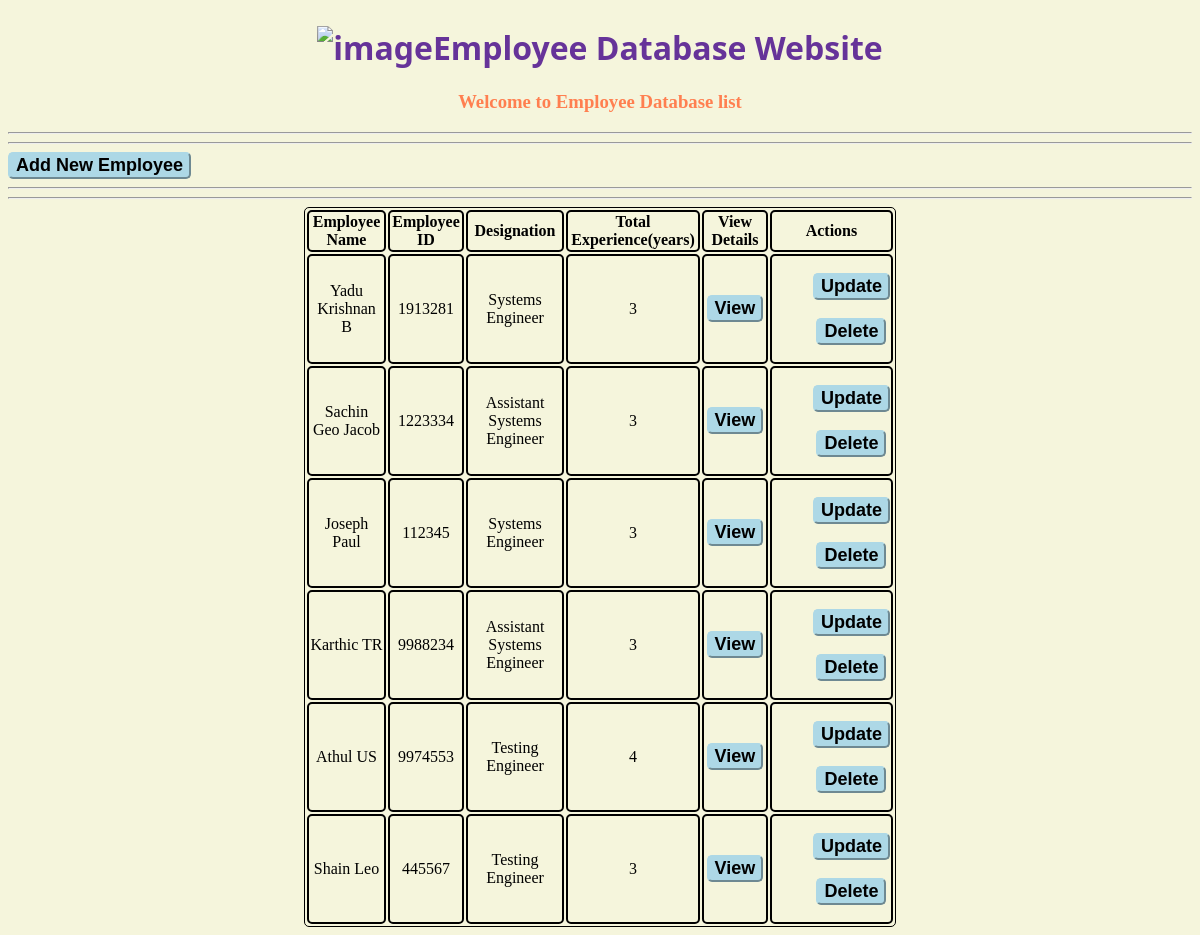
The page / on the database its author committed.
### EmployeeDbase/models.py (models this page shows, shortened)
class EmployeeDatabase(models.Model):
    name = models.CharField(max_length=25)
    employee_id = models.IntegerField()
    designation = models.CharField(max_length=50)
    department = models.CharField(max_length=50)
    salaryLPA = models.IntegerField()
    experience_tuple = (
        ('0',"Beginner"),
        ('1',"1 year"),
        ('2',"2 years"),
        ('3',"3 years"),
        ('4',"more than 3 years")
    )
    profile_img = models.ImageField(null=True, blank=True, default='employee_logo.jpg')
    total_experience = models.CharField(max_length=30,choices=experience_tuple,null=True)
    skillset = models.ManyToManyField('SkillSet')
    created_timestamp = models.DateTimeField(auto_now_add=True)
    id = models.UUIDField(default=uuid.uuid4, unique=True, primary_key=True, editable=False)

### EmployeeDbase/views.py (the view)
# urls.py: path('', views.callHomePage, name="Home"),
def callHomePage(request):
    return render(request, 'EmployeeDbase/Homepage.html',{'employee_datas':EmployeeDatabaseItem})

### EmployeeDbase/templates/EmployeeDbase/Homepage.html (shortened to what this page needs)
<!DOCTYPE html>
<html lang="en">
<head>
    {% load static %}
    <link rel="stylesheet" href="{% static 'styles/Homepage.css' %}">
</head>
<body>
    {% include 'mainnav.html' %}
    <h3 >Welcome to Employee Database list</h3>
    <hr>
    <hr>
    <a href="{% url 'add-employee' %}"><button>Add New Employee</button></a>
    <hr>
    <hr>
    <div style="text-align: center; margin: auto; width: 50%;">
        <table style="text-align: center; border: 1px solid black; border-radius: 5px;">
            <thead>
                <th>Employee Name</th>
                <th>Employee ID</th>
                <th>Designation</th>
                <th>Total Experience(years)</th>
                <th>View Details</th>
                <th>Actions</th>
            </thead>
            {% for employee in employee_datas %}
                <tr>
                    <td >{{employee.name}}</td>
                    <td>{{employee.employee_id}}</td>
                    <td>{{employee.designation}}</td>
                    <td>{{employee.total_experience}}</td>
                    <td><a href="{% url 'Employee' employee.name %}"><button>View</button></a></td>
                    <td><ul>
                        <li><a href="{% url 'update-employee' employee.name %}"><button>Update</button></a></li>
                        <br>
                        <li><a href="{% url 'delete-employee' employee.name %}"><button>Delete</button></a></li>
                    </ul></td>
                </tr>
            {% endfor %}
        </table>
    </div>
</body>
</html>

### static/styles/Homepage.css (style rules this page uses)
table,td,th { border: 2px solid black; border-radius: 5px; border-collapse: separate; }
ol,li { list-style-type: none; text-align: center; margin-left: 0px; }
h3 { text-align: center; color: coral; font-family: Georgia, 'Times New Roman', Times, serif; }
button { text-align: center; font-size: large; font-family: 'Franklin Gothic Medium', 'Arial Narrow', Arial, sans-serif; font-weight: bold; background-color: lightblue; border-color: lightblue; border-radius: 5px; }

### static/styles/mainnav.css (style rules this page uses)
body { background-color: beige; }

### rows shown on the page
EmployeeDatabase: name "Yadu Krishnan B", employee_id "1913281", designation "Systems Engineer", total_experience "3"
EmployeeDatabase: name "Sachin Geo Jacob", employee_id "1223334", designation "Assistant Systems Engineer", total_experience "3"
EmployeeDatabase: name "Joseph Paul", employee_id "112345", designation "Systems Engineer", total_experience "3"
EmployeeDatabase: name "Karthic TR", employee_id "9988234", designation "Assistant Systems Engineer", total_experience "3"
EmployeeDatabase: name "Athul US", employee_id "9974553", designation "Testing Engineer", total_experience "4"
EmployeeDatabase: name "Shain Leo", employee_id "445567", designation "Testing Engineer", total_experience "3"
